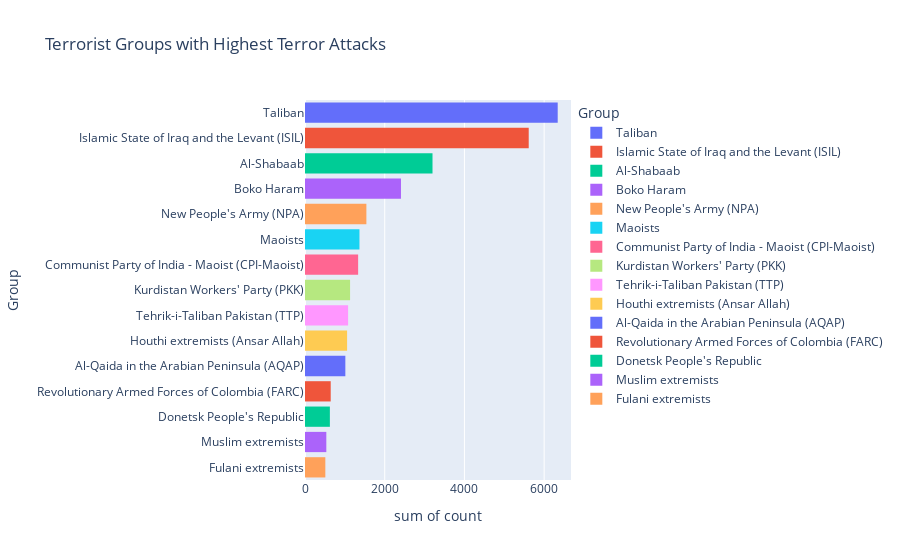

The notebook cell this image was saved under:
### Code cell
grpdf.drop(grpdf.index[15:] , axis=0 , inplace=True)
fg2 = px.histogram(grpdf , y = 'Group' , x = 'count' , color='Group',title='Terrorist Groups with Highest Terror Attacks')
fg2.show()

### Figure 1 — Plotly figure (JSON) as saved in the notebook; plotly's stock layout.template omitted (floating-point values rounded to 4 significant figures)
{"data": [{"alignmentgroup": "True", "bingroup": "y", "histfunc": "sum", "hovertemplate": "Group=%{y}<br>sum of count=%{x}<extra></extra>", "legendgroup": "Taliban", "marker": {"color": "#636efa", "pattern": {"shape": ""}}, "name": "Taliban", "offsetgroup": "Taliban", "orientation": "h", "showlegend": true, "type": "histogram", "x": [6340], "xaxis": "x", "y": ["Taliban"], "yaxis": "y"}, {"alignmentgroup": "True", "bingroup": "y", "histfunc": "sum", "hovertemplate": "Group=%{y}<br>sum of count=%{x}<extra></extra>", "legendgroup": "Islamic State of Iraq and the Levant (ISIL)", "marker": {"color": "#EF553B", "pattern": {"shape": ""}}, "name": "Islamic State of Iraq and the Levant (ISIL)", "offsetgroup": "Islamic State of Iraq and the Levant (ISIL)", "orientation": "h", "showlegend": true, "type": "histogram", "x": [5613], "xaxis": "x", "y": ["Islamic State of Iraq and the Levant (ISIL)"], "yaxis": "y"}, {"alignmentgroup": "True", "bingroup": "y", "histfunc": "sum", "hovertemplate": "Group=%{y}<br>sum of count=%{x}<extra></extra>", "legendgroup": "Al-Shabaab", "marker": {"color": "#00cc96", "pattern": {"shape": ""}}, "name": "Al-Shabaab", "offsetgroup": "Al-Shabaab", "orientation": "h", "showlegend": true, "type": "histogram", "x": [3199], "xaxis": "x", "y": ["Al-Shabaab"], "yaxis": "y"}, {"alignmentgroup": "True", "bingroup": "y", "histfunc": "sum", "hovertemplate": "Group=%{y}<br>sum of count=%{x}<extra></extra>", "legendgroup": "Boko Haram", "marker": {"color": "#ab63fa", "pattern": {"shape": ""}}, "name": "Boko Haram", "offsetgroup": "Boko Haram", "orientation": "h", "showlegend": true, "type": "histogram", "x": [2408], "xaxis": "x", "y": ["Boko Haram"], "yaxis": "y"}, {"alignmentgroup": "True", "bingroup": "y", "histfunc": "sum", "hovertemplate": "Group=%{y}<br>sum of count=%{x}<extra></extra>", "legendgroup": "New People's Army (NPA)", "marker": {"color": "#FFA15A", "pattern": {"shape": ""}}, "name": "New People's Army (NPA)", "offsetgroup": "New People's Army (NPA)", "orientation": "h", "showlegend": true, "type": "histogram", "x": [1540], "xaxis": "x", "y": ["New People's Army (NPA)"], "yaxis": "y"}, {"alignmentgroup": "True", "bingroup": "y", "histfunc": "sum", "hovertemplate": "Group=%{y}<br>sum of count=%{x}<extra></extra>", "legendgroup": "Maoists", "marker": {"color": "#19d3f3", "pattern": {"shape": ""}}, "name": "Maoists", "offsetgroup": "Maoists", "orientation": "h", "showlegend": true, "type": "histogram", "x": [1366], "xaxis": "x", "y": ["Maoists"], "yaxis": "y"}, {"alignmentgroup": "True", "bingroup": "y", "histfunc": "sum", "hovertemplate": "Group=%{y}<br>sum of count=%{x}<extra></extra>", "legendgroup": "Communist Party of India - Maoist (CPI-Maoist)", "marker": {"color": "#FF6692", "pattern": {"shape": ""}}, "name": "Communist Party of India - Maoist (CPI-Maoist)", "offsetgroup": "Communist Party of India - Maoist (CPI-Maoist)", "orientation": "h", "showlegend": true, "type": "histogram", "x": [1333], "xaxis": "x", "y": ["Communist Party of India - Maoist (CPI-Maoist)"], "yaxis": "y"}, {"alignmentgroup": "True", "bingroup": "y", "histfunc": "sum", "hovertemplate": "Group=%{y}<br>sum of count=%{x}<extra></extra>", "legendgroup": "Kurdistan Workers' Party (PKK)", "marker": {"color": "#B6E880", "pattern": {"shape": ""}}, "name": "Kurdistan Workers' Party (PKK)", "offsetgroup": "Kurdistan Workers' Party (PKK)", "orientation": "h", "showlegend": true, "type": "histogram", "x": [1131], "xaxis": "x", "y": ["Kurdistan Workers' Party (PKK)"], "yaxis": "y"}, {"alignmentgroup": "True", "bingroup": "y", "histfunc": "sum", "hovertemplate": "Group=%{y}<br>sum of count=%{x}<extra></extra>", "legendgroup": "Tehrik-i-Taliban Pakistan (TTP)", "marker": {"color": "#FF97FF", "pattern": {"shape": ""}}, "name": "Tehrik-i-Taliban Pakistan (TTP)", "offsetgroup": "Tehrik-i-Taliban Pakistan (TTP)", "orientation": "h", "showlegend": true, "type": "histogram", "x": [1081], "xaxis": "x", "y": ["Tehrik-i-Taliban Pakistan (TTP)"], "yaxis": "y"}, {"alignmentgroup": "True", "bingroup": "y", "histfunc": "sum", "hovertemplate": "Group=%{y}<br>sum of count=%{x}<extra></extra>", "legendgroup": "Houthi extremists (Ansar Allah)", "marker": {"color": "#FECB52", "pattern": {"shape": ""}}, "name": "Houthi extremists (Ansar Allah)", "offsetgroup": "Houthi extremists (Ansar Allah)", "orientation": "h", "showlegend": true, "type": "histogram", "x": [1056], "xaxis": "x", "y": ["Houthi extremists (Ansar Allah)"], "yaxis": "y"}, {"alignmentgroup": "True", "bingroup": "y", "histfunc": "sum", "hovertemplate": "Group=%{y}<br>sum of count=%{x}<extra></extra>", "legendgroup": "Al-Qaida in the Arabian Peninsula (AQAP)", "marker": {"color": "#636efa", "pattern": {"shape": ""}}, "name": "Al-Qaida in the Arabian Peninsula (AQAP)", "offsetgroup": "Al-Qaida in the Arabian Peninsula (AQAP)", "orientation": "h", "showlegend": true, "type": "histogram", "x": [1012], "xaxis": "x", "y": ["Al-Qaida in the Arabian Peninsula (AQAP)"], "yaxis": "y"}, {"alignmentgroup": "True", "bingroup": "y", "histfunc": "sum", "hovertemplate": "Group=%{y}<br>sum of count=%{x}<extra></extra>", "legendgroup": "Revolutionary Armed Forces of Colombia (FARC)", "marker": {"color": "#EF553B", "pattern": {"shape": ""}}, "name": "Revolutionary Armed Forces of Colombia (FARC)", "offsetgroup": "Revolutionary Armed Forces of Colombia (FARC)", "orientation": "h", "showlegend": true, "type": "histogram", "x": [645], "xaxis": "x", "y": ["Revolutionary Armed Forces of Colombia (FARC)"], "yaxis": "y"}, {"alignmentgroup": "True", "bingroup": "y", "histfunc": "sum", "hovertemplate": "Group=%{y}<br>sum of count=%{x}<extra></extra>", "legendgroup": "Donetsk People's Republic", "marker": {"color": "#00cc96", "pattern": {"shape": ""}}, "name": "Donetsk People's Republic", "offsetgroup": "Donetsk People's Republic", "orientation": "h", "showlegend": true, "type": "histogram", "x": [624], "xaxis": "x", "y": ["Donetsk People's Republic"], "yaxis": "y"}, {"alignmentgroup": "True", "bingroup": "y", "histfunc": "sum", "hovertemplate": "Group=%{y}<br>sum of count=%{x}<extra></extra>", "legendgroup": "Muslim extremists", "marker": {"color": "#ab63fa", "pattern": {"shape": ""}}, "name": "Muslim extremists", "offsetgroup": "Muslim extremists", "orientation": "h", "showlegend": true, "type": "histogram", "x": [535], "xaxis": "x", "y": ["Muslim extremists"], "yaxis": "y"}, {"alignmentgroup": "True", "bingroup": "y", "histfunc": "sum", "hovertemplate": "Group=%{y}<br>sum of count=%{x}<extra></extra>", "legendgroup": "Fulani extremists", "marker": {"color": "#FFA15A", "pattern": {"shape": ""}}, "name": "Fulani extremists", "offsetgroup": "Fulani extremists", "orientation": "h", "showlegend": true, "type": "histogram", "x": [510], "xaxis": "x", "y": ["Fulani extremists"], "yaxis": "y"}], "layout": {"barmode": "relative", "legend": {"title": {"text": "Group"}, "tracegroupgap": 0}, "title": {"text": "Terrorist Groups with Highest Terror Attacks"}, "xaxis": {"anchor": "y", "domain": [0, 1], "title": {"text": "sum of count"}}, "yaxis": {"anchor": "x", "categoryarray": ["Fulani extremists", "Muslim extremists", "Donetsk People's Republic", "Revolutionary Armed Forces of Colombia (FARC)", "Al-Qaida in the Arabian Peninsula (AQAP)", "Houthi extremists (Ansar Allah)", "Tehrik-i-Taliban Pakistan (TTP)", "Kurdistan Workers' Party (PKK)", "Communist Party of India - Maoist (CPI-Maoist)", "Maoists", "New People's Army (NPA)", "Boko Haram", "Al-Shabaab", "Islamic State of Iraq and the Levant (ISIL)", "Taliban"], "categoryorder": "array", "domain": [0, 1], "title": {"text": "Group"}}}}
